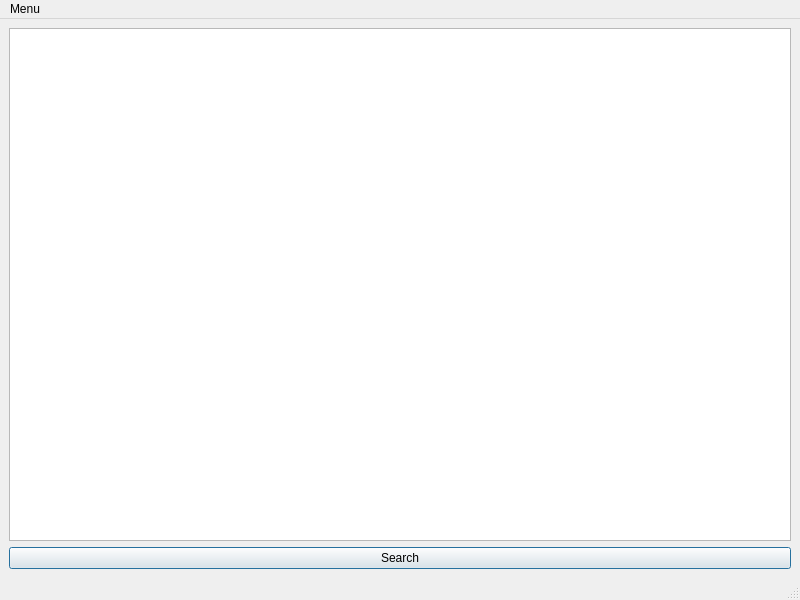
<?xml version="1.0" encoding="UTF-8"?>
<ui version="4.0">
 <class>MainWindow</class>
 <widget class="QMainWindow" name="MainWindow">
  <property name="geometry">
   <rect>
    <x>0</x>
    <y>0</y>
    <width>800</width>
    <height>600</height>
   </rect>
  </property>
  <property name="windowTitle">
   <string>KingKijijijijijijijijijijijiijijij</string>
  </property>
  <widget class="QWidget" name="centralwidget">
   <layout class="QGridLayout" name="gridLayout">
    <item row="0" column="0">
     <widget class="QListWidget" name="listWidgetResults">
      <property name="alternatingRowColors">
       <bool>true</bool>
      </property>
     </widget>
    </item>
    <item row="1" column="0">
     <widget class="QPushButton" name="pushSearch">
      <property name="text">
       <string>Search</string>
      </property>
      <property name="autoDefault">
       <bool>true</bool>
      </property>
      <property name="default">
       <bool>true</bool>
      </property>
     </widget>
    </item>
   </layout>
  </widget>
  <widget class="QMenuBar" name="menubar">
   <property name="geometry">
    <rect>
     <x>0</x>
     <y>0</y>
     <width>800</width>
     <height>21</height>
    </rect>
   </property>
   <widget class="QMenu" name="menuSettings">
    <property name="title">
     <string>Menu</string>
    </property>
    <addaction name="actionSettings"/>
    <addaction name="actionQuit"/>
   </widget>
   <addaction name="menuSettings"/>
  </widget>
  <widget class="QStatusBar" name="statusbar"/>
  <action name="actionSettings">
   <property name="text">
    <string>Settings</string>
   </property>
  </action>
  <action name="actionQuit">
   <property name="text">
    <string>Quit</string>
   </property>
  </action>
 </widget>
 <resources/>
 <connections/>
</ui>
